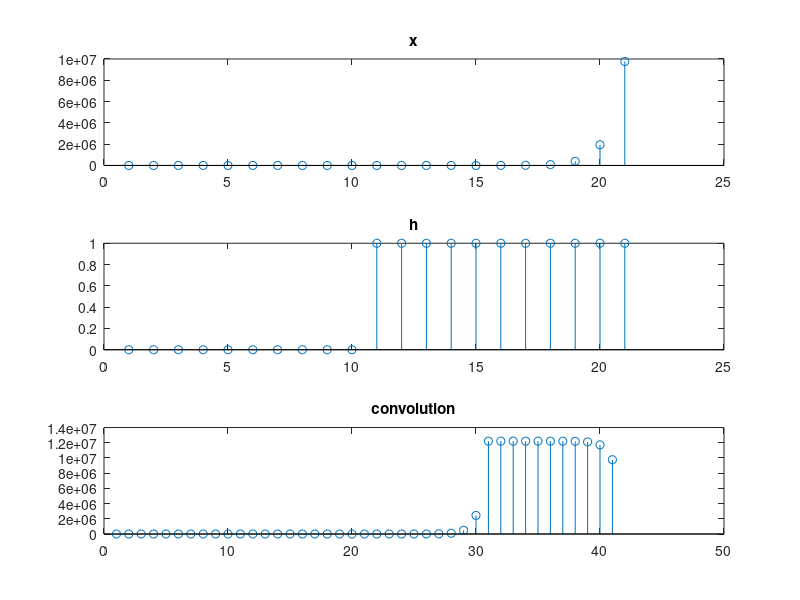

Write the MATLAB code that produced this figure.

clc;
n = -10:10;
x= [];
h = [];
pow =[];
a = input("Input for constant value a bwt 0 and 1 :");
for(n = -10:10)
  
  if(n >=0)
    h = [h 1];
  else
    h = [h 0];
  end
  pow = [pow a.^n]
end

x= pow.*h;
y = conv(x,h);
subplot(311);
stem(x);
title("x");
subplot(312);
stem(h);
title("h");
subplot(313);
stem(y);
title("convolution");
    